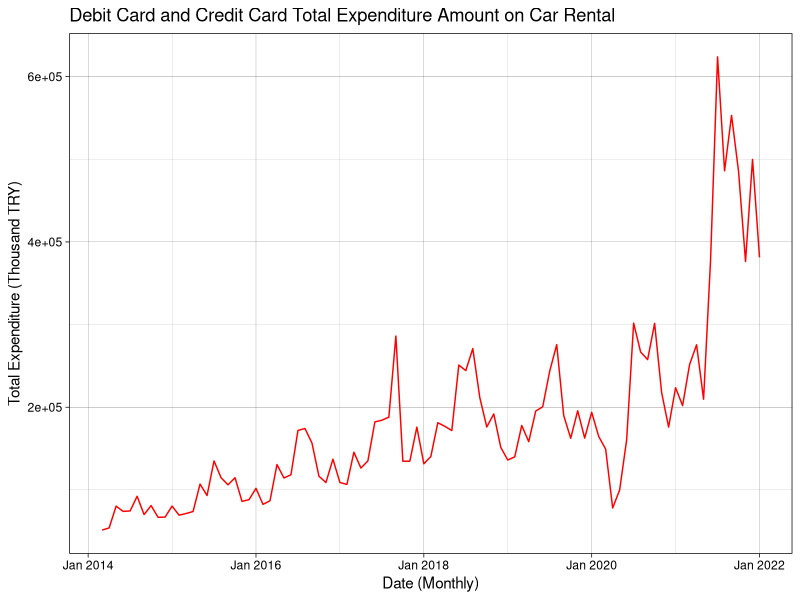
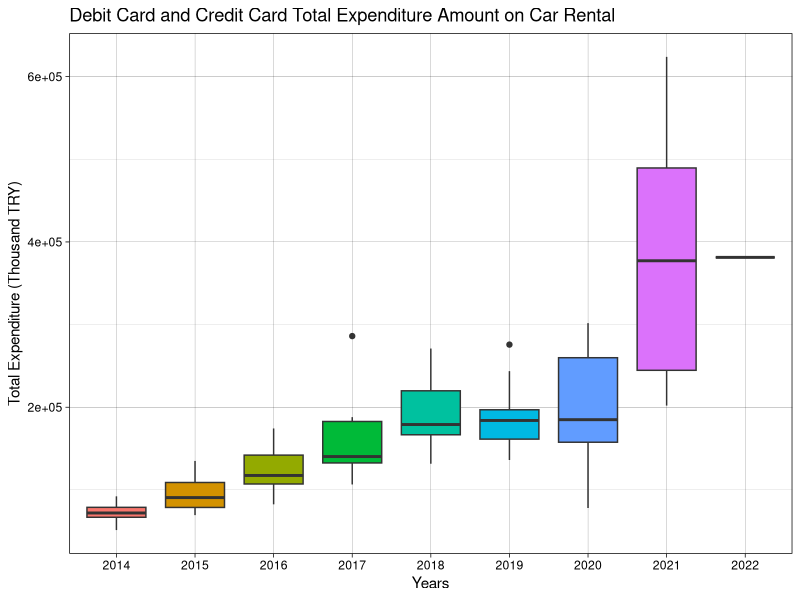
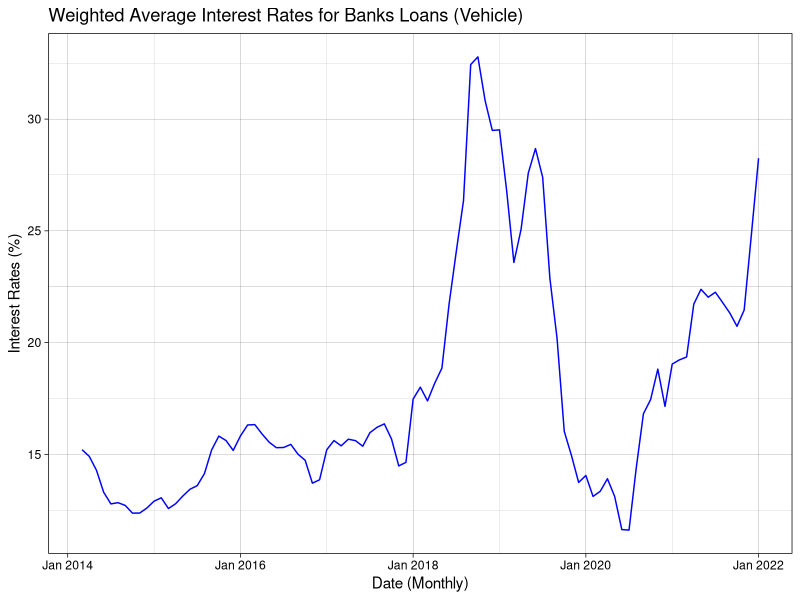
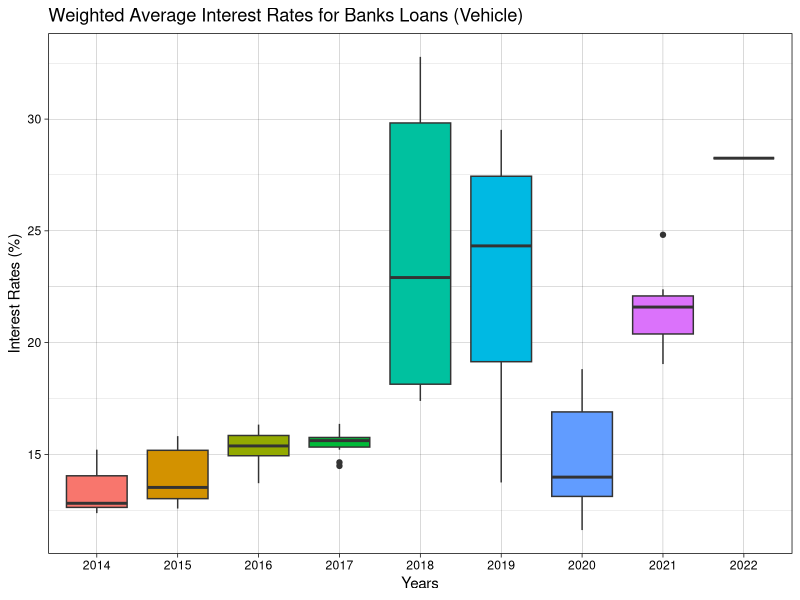
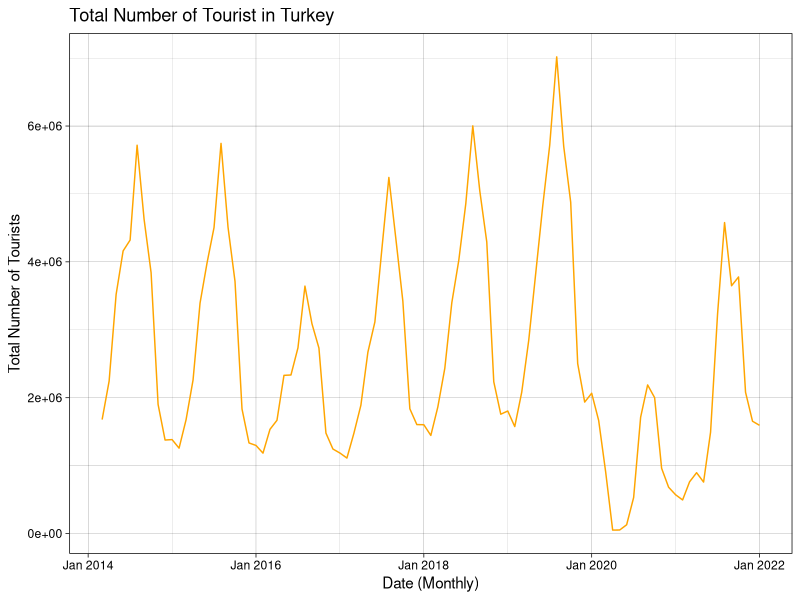
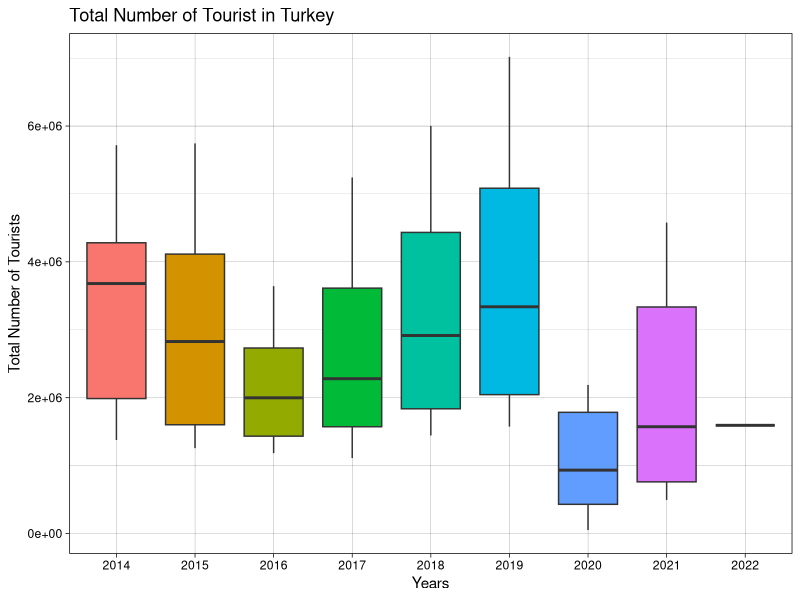
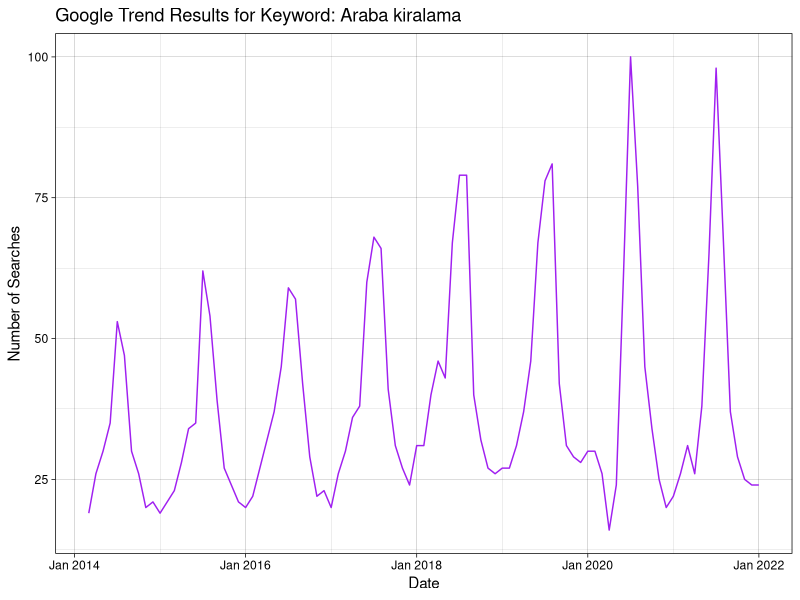
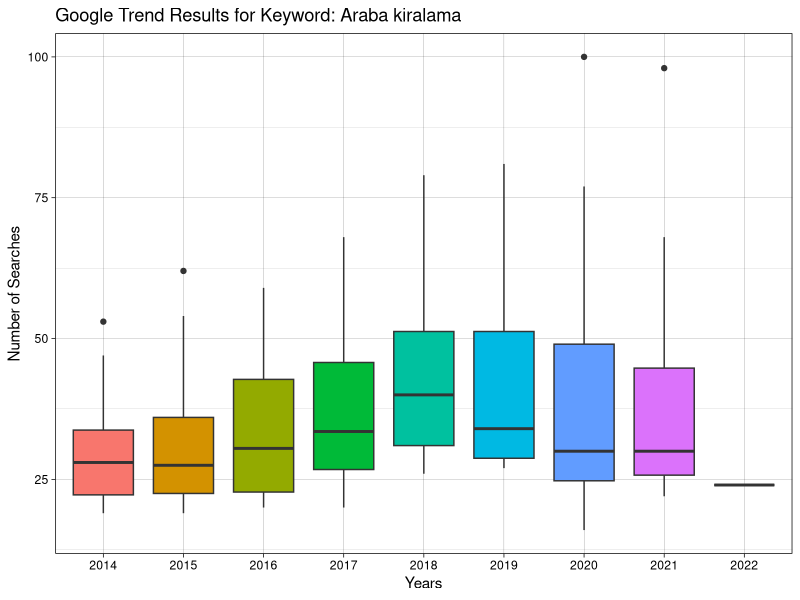

Source code (R) for these figures, in order:
## ---- chunk 1
library(readxl)
library(ggplot2)
library(corrplot)
library(zoo)
library(lubridate)
## ---- chunk 2
ExpendCarRental <- read_excel("Data/Debit_Credit_Expenditure_Car_Rental.xlsx")
ExpendCarRental$Date <- as.yearmon(ExpendCarRental$Date)
head(ExpendCarRental)
tail(ExpendCarRental)
summary(ExpendCarRental$Amount)
str(ExpendCarRental)
## ---- chunk 3
ggplot(ExpendCarRental, aes(Date, Amount)) +
  geom_line(data = ExpendCarRental, color="red", linetype = "solid") +
   ggtitle("Debit Card and Credit Card Total Expenditure Amount on Car Rental") +
    xlab("Date (Monthly)") + ylab("Total Expenditure (Thousand TRY)") +
    theme_linedraw()
## ---- chunk 4
ggplot(ExpendCarRental, aes(x=factor(year(Date)),y=Amount)) + 
  geom_boxplot(aes(fill=factor(year(Date)))) + 
  xlab("Years") + ylab("Total Expenditure (Thousand TRY)") + 
  ggtitle("Debit Card and Credit Card Total Expenditure Amount on Car Rental") +
  theme_linedraw() + theme(legend.position = "none")
## ---- chunk 5

InterestRateVehicles <- read_excel("Data/Interest_Rate_Vehicles.xlsx")
InterestRateVehicles$Date <- as.yearmon(InterestRateVehicles$Date)
head(InterestRateVehicles)
tail(InterestRateVehicles)
summary(InterestRateVehicles$Rates)
str(InterestRateVehicles)

## ---- chunk 6

ggplot(InterestRateVehicles, aes(Date, Rates)) +
  geom_line(data = InterestRateVehicles, color="blue", linetype = "solid") +
   ggtitle("Weighted Average Interest Rates for Banks Loans (Vehicle)") +
    xlab("Date (Monthly)") + ylab("Interest Rates (%)") +
    theme_linedraw()

## ---- chunk 7
ggplot(InterestRateVehicles, aes(x=factor(year(Date)),y=Rates)) + 
  geom_boxplot(aes(fill=factor(year(Date)))) + 
  xlab("Years") + ylab("Interest Rates (%)") + 
  ggtitle("Weighted Average Interest Rates for Banks Loans (Vehicle)") +
  theme_linedraw() + theme(legend.position = "none")
## ---- chunk 8

TotalTourists <- read_excel("Data/Total_Tourists.xlsx")
TotalTourists$Date <- as.yearmon(TotalTourists$Date)
head(TotalTourists)
tail(TotalTourists)
summary(TotalTourists$Tourists)
str(TotalTourists)

## ---- chunk 9

ggplot(TotalTourists, aes(Date, Tourists)) +
  geom_line(data = TotalTourists, color="orange", linetype = "solid") +
   ggtitle("Total Number of Tourist in Turkey") +
    xlab("Date (Monthly)") + ylab("Total Number of Tourists") +
    theme_linedraw()

## ---- chunk 10
ggplot(TotalTourists, aes(x=factor(year(Date)),y=Tourists)) + 
  geom_boxplot(aes(fill=factor(year(Date)))) + 
  xlab("Years") + ylab("Total Number of Tourists") + 
  ggtitle("Total Number of Tourist in Turkey") +
  theme_linedraw() + theme(legend.position = "none")
## ---- chunk 11

GoogleTrends <- read.csv("Data/GoogleTrends.csv")
GoogleTrends$Month <- as.yearmon(GoogleTrends$Month)
head(GoogleTrends)
tail(GoogleTrends)
summary(GoogleTrends$Keyword)
str(GoogleTrends$Keyword)

## ---- chunk 12

ggplot(GoogleTrends, aes(Month, Keyword)) +
  geom_line(data = GoogleTrends, color="purple", linetype = "solid") +
   ggtitle("Google Trend Results for Keyword: Araba kiralama") +
    xlab("Date") + ylab("Number of Searches") +
    theme_linedraw()

## ---- chunk 13
ggplot(GoogleTrends, aes(x=factor(year(Month)),y=Keyword)) + 
  geom_boxplot(aes(fill=factor(year(Month)))) + 
  xlab("Years") + ylab("Number of Searches") + 
  ggtitle("Google Trend Results for Keyword: Araba kiralama") +
  theme_linedraw() + theme(legend.position = "none")
## ---- chunk 14

data <- data.frame(ExpendCarRental$Amount,  InterestRateVehicles$Rates, TotalTourists$Tourists, GoogleTrends$Keyword)
data_cor = cor(data)
corrplot(data_cor, method="number")
